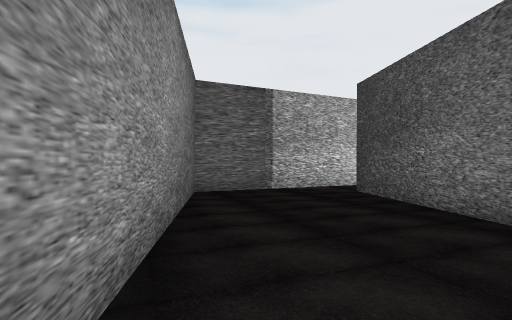
view 1 (above)

16 first-person views from a walk through a scene from a Unity 3-D project. The camera is 1.3 m above the floor, looks level and sees 80° across. The floor is counted in squares, 2 m on a side. Each view is taken from the middle of a square. On the plan, view 1 faces up. The plan holds only what a view shows up to about 10 squares ahead; the rest is blank. The place goes on beyond the plan.

view 2
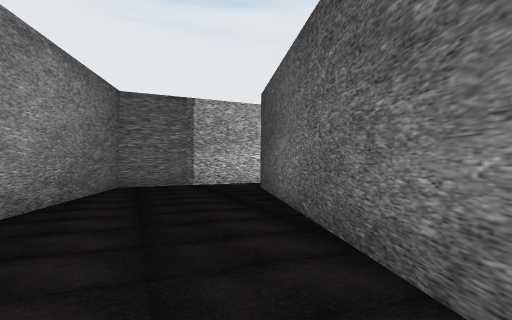

view 3
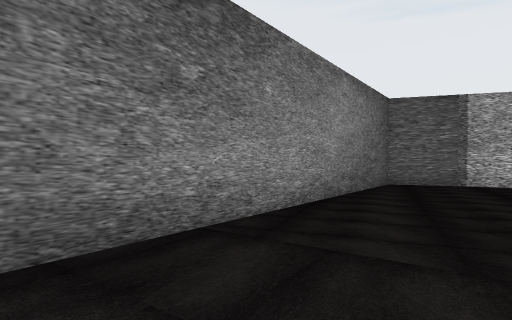

view 4
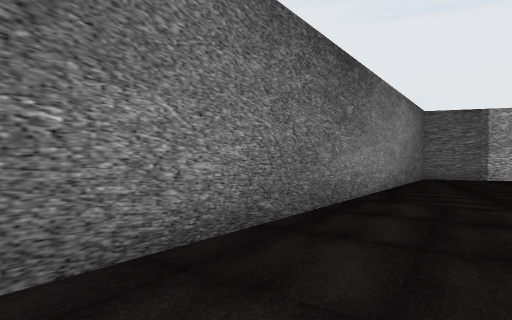

view 5
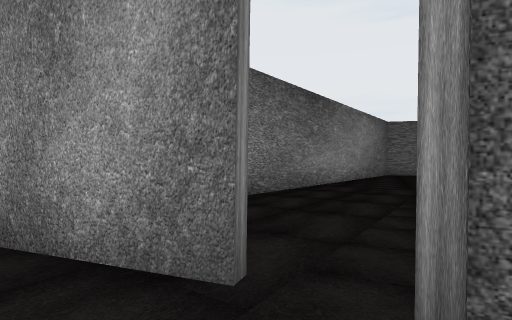

view 6
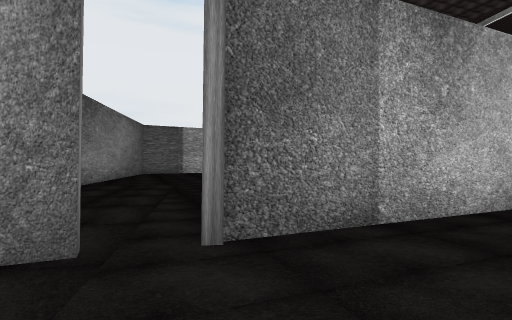

view 7
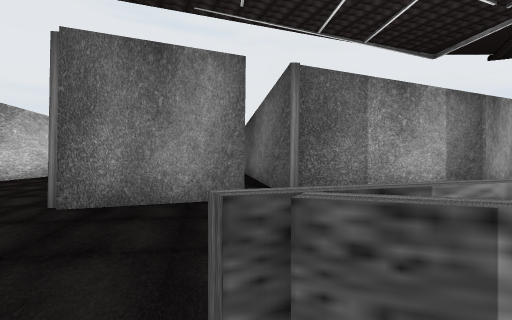

view 8
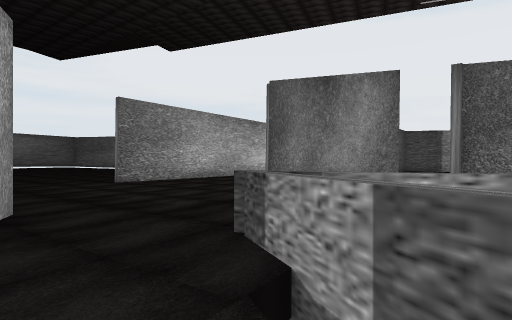

view 9
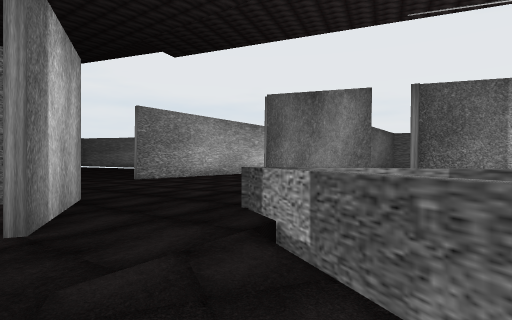

view 10
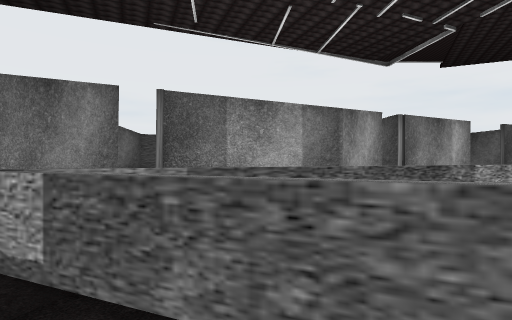

view 11
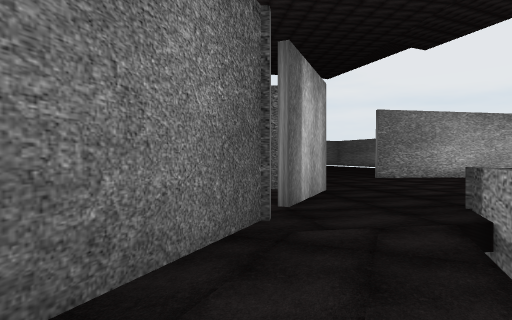

view 12
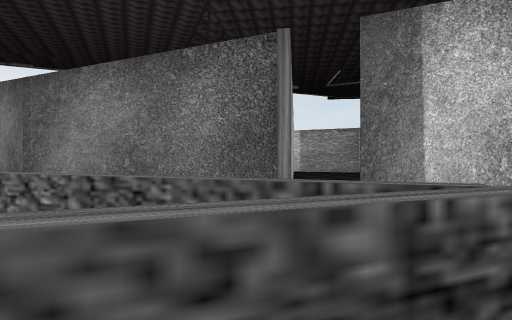

view 13
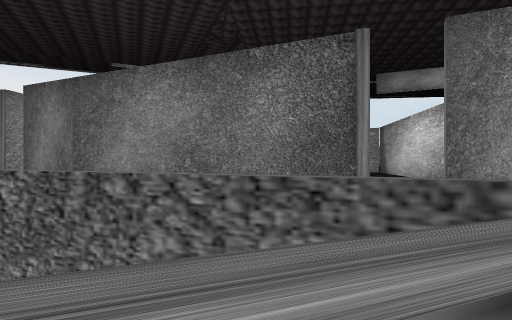

view 14
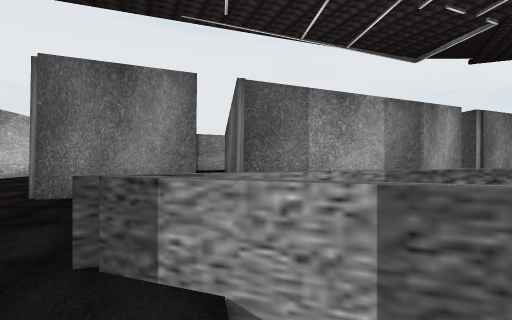

view 15
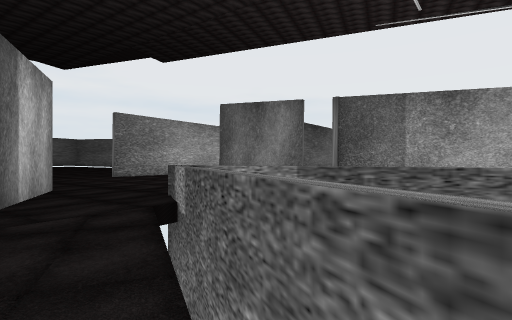

view 16
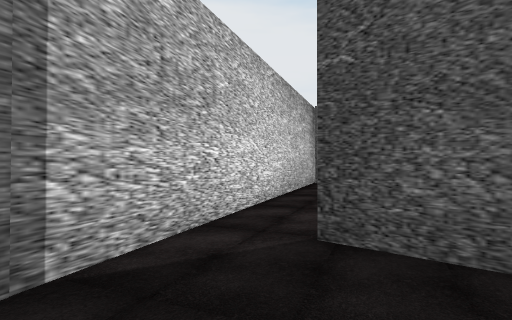

### Floor plan
Key: @ floor where view 1 was taken; # wall or solid block; . floor; ^ raised ledge.
Columns run from 6 left of view 1 to 11 right of it. Each row starts with its distance up from view 1.
 10            ###
  9          ###.
  8       ####..
  7      ##....
  6      #..#
  5      #..#
  4      #..##
  3      #...#
  2      #...#
  1      #...#
  0      #@..#
 -1  #.  ##..#
 -2  #..  #..#
 -3   ... #..#    ###
 -4    .. #..## ###
 -5     ..#...###.
 -6    ...###....
 -7   #...##....    ^^
 -8   #........
 -9 ............^
-10 .........^^
-11 ...........^
-12       ###....^^
-13       # ####...
-14           ####
-15              ###
-16                ##
-17
-18      #
-19      #

Positions as (right, up) in squares from view 1, and headings:
1: (0, 0), facing up
2: (2, -1), facing up
3: (2, -2), facing up-left
4: (2, -5), facing up-left
5: (4, -7), facing up-left
6: (4, -8), facing up
7: (3, -11), facing up
8: (5, -12), facing up-left
9: (6, -13), facing up-left
10: (6, -13), facing up
11: (7, -13), facing left
12: (4, -9), facing down
13: (5, -9), facing down
14: (4, -12), facing up
15: (8, -13), facing up-left
16: (0, 5), facing up-right
